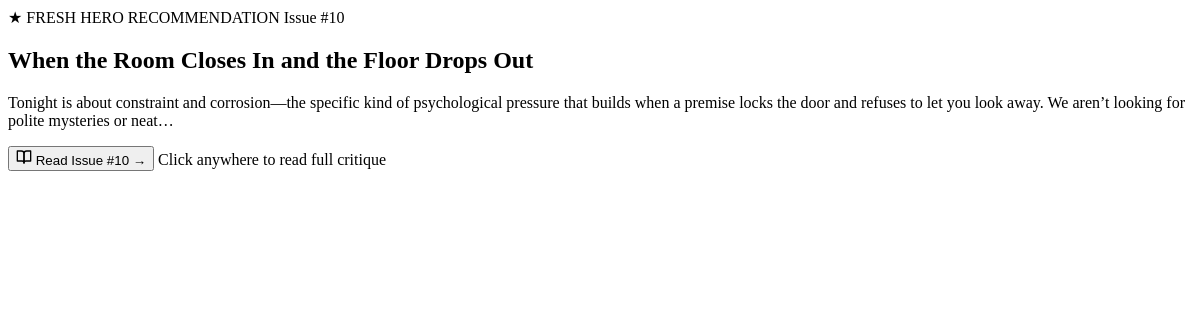
The app's page /tonight/cached, older data.
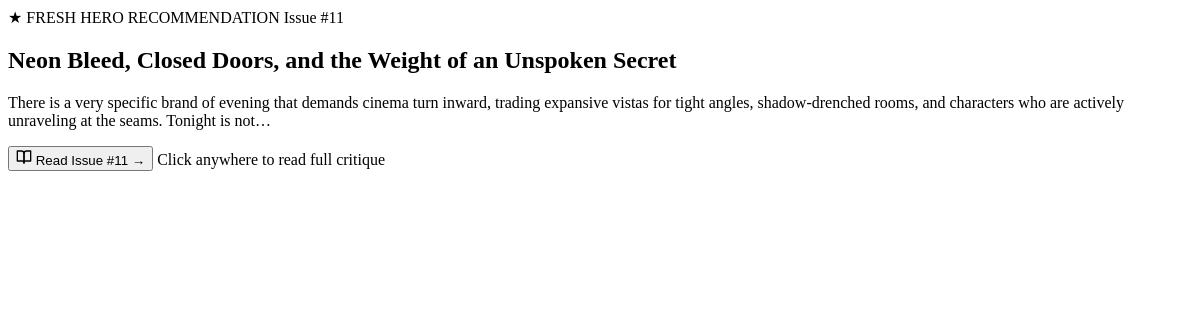
The same page, newer data.
### tables this page shows
CREATE TABLE recommendation_issues (
    id INTEGER PRIMARY KEY AUTOINCREMENT,
    issue_number INTEGER NOT NULL,
    generated_at TEXT NOT NULL,
    taste_model_version INTEGER REFERENCES taste_model_versions(id),
    issue_text TEXT NOT NULL,
    films_referenced TEXT           -- JSON array of tmdb_ids
, archived INTEGER NOT NULL DEFAULT 0);

### app.py (the view)
@app.route("/tonight/cached")
def tonight_cached():
    issues = db.get_recommendation_history(limit=1, include_archived=False)
    if not issues:
        return "", 204  # No content
    issue = issues[0]
    from datetime import datetime, timezone
    try:
        gen_time = datetime.fromisoformat(issue["generated_at"].replace("Z", "+00:00"))
        age_hours = (datetime.now(timezone.utc) - gen_time).total_seconds() / 3600
        if age_hours > 48:
            return "", 204
    except Exception:
        pass
    film_cards = []
    for tmdb_id in issue.get("films_referenced", [])[:4]:
        film = db.get_film(tmdb_id)
        if film:
            film_cards.append(_parse_film(film, fetch_backdrop=True))
    magazine_issue = _parse_magazine_issue(issue, film_cards)
    magazine_issue["film_cards"] = film_cards
    return render_template(
        "partials/recommendation_result.html",
        issue=magazine_issue,
        cached=True,
    )

### app.py (called while the page is built)
def _is_owner() -> bool:
    if session.get("owner") is True:
        return True
    try:
        header_pwd = request.headers.get("X-Owner-Password", "").strip() if request else ""
        correct = os.getenv("FILMLOG_PASSWORD", "8544")
        if header_pwd and header_pwd == correct:
            session["owner"] = True
            return True
    except Exception:
        pass
    return False

@app.before_request
def _set_visitor_flag():
    from flask import g
    g.visitor_mode = not _is_owner()

@app.context_processor
def _inject_auth():
    return {"is_owner": _is_owner()}

def _render_md(text: str) -> Markup:
    return Markup(md_lib.markdown(text, extensions=["nl2br", "sane_lists"]))

def _strip_md(text: str) -> str:
    t = text
    t = re.sub(r"^\*Originally published:.*?\*\n*", "", t)
    t = re.sub(r"^#{1,6}\s+", "", t, flags=re.MULTILINE)
    t = re.sub(r"\*{1,3}(.+?)\*{1,3}", r"\1", t)
    t = re.sub(r"\[([^\]]+)\]\([^\)]+\)", r"\1", t)
    t = re.sub(r"[…\.·]{3,}", "", t)
    t = re.sub(r"\n{2,}", " ", t)
    t = re.sub(r"\s+", " ", t)
    return t.strip()

### templates/partials/recommendation_result.html (shortened to what this page needs)
{% if error %}
<div class="rec-result-error">
  <p>{{ error }}</p>
</div>
{% elif issue %}
<div class="fresh-hero-recommendation-wrapper" id="fresh-issue">
  <div class="today-hero-tile" onclick="openIssueOverlay('fresh')" style="cursor: pointer;">
    <div class="hero-cover-frame">
      <div class="hero-cover-badge-row">
        <span class="hero-cover-kicker">★ FRESH HERO RECOMMENDATION</span>
        <span class="hero-cover-issue-tag">Issue #{{ issue.issue_number }}</span>
      </div>
      <div class="hero-cover-title-block">
        <h2 class="hero-thematic-headline">{{ issue.headline }}</h2>
      </div>
    </div>
    <div class="hero-teaser-body">
      <div class="hero-teaser-prose">
        <p>{{ issue.teaser_text }}</p>
      </div>
      <div class="hero-teaser-action-row">
        <button type="button" class="btn-open-issue-overlay">
          <svg width="16" height="16" viewBox="0 0 24 24" fill="none" stroke="currentColor" stroke-width="2" stroke-linecap="round" stroke-linejoin="round">
            <path d="M2 3h6a4 4 0 0 1 4 4v14a3 3 0 0 0-3-3H2z"></path>
            <path d="M22 3h-6a4 4 0 0 0-4 4v14a3 3 0 0 1 3-3h7z"></path>
          </svg>
          Read Issue #{{ issue.issue_number }} →
        </button>
        <span class="teaser-hint">Click anywhere to read full critique</span>
      </div>
    </div>
  </div>
</div>
{% endif %}

Row changes from the older to the newer data that the page shows:
no longer on this page (row unchanged): recommendation_issues: issue_number "10"
added recommendation_issues: issue_number "11"
Text that changed along with them:
{{ issue.headline }}: "When the Room Closes In and the Floor Drops Out" → "Neon Bleed, Closed Doors, and the Weight of an Unspoken Secret"
{{ issue.teaser_text }}: "Tonight is about constraint and corrosion—the specific kind of psychological pressure that builds when a premise locks the door and refuses to let you look away. We aren’t looking for polite mysteries or neat…" → "There is a very specific brand of evening that demands cinema turn inward, trading expansive vistas for tight angles, shadow-drenched rooms, and characters who are actively unraveling at the seams. Tonight is not…"
